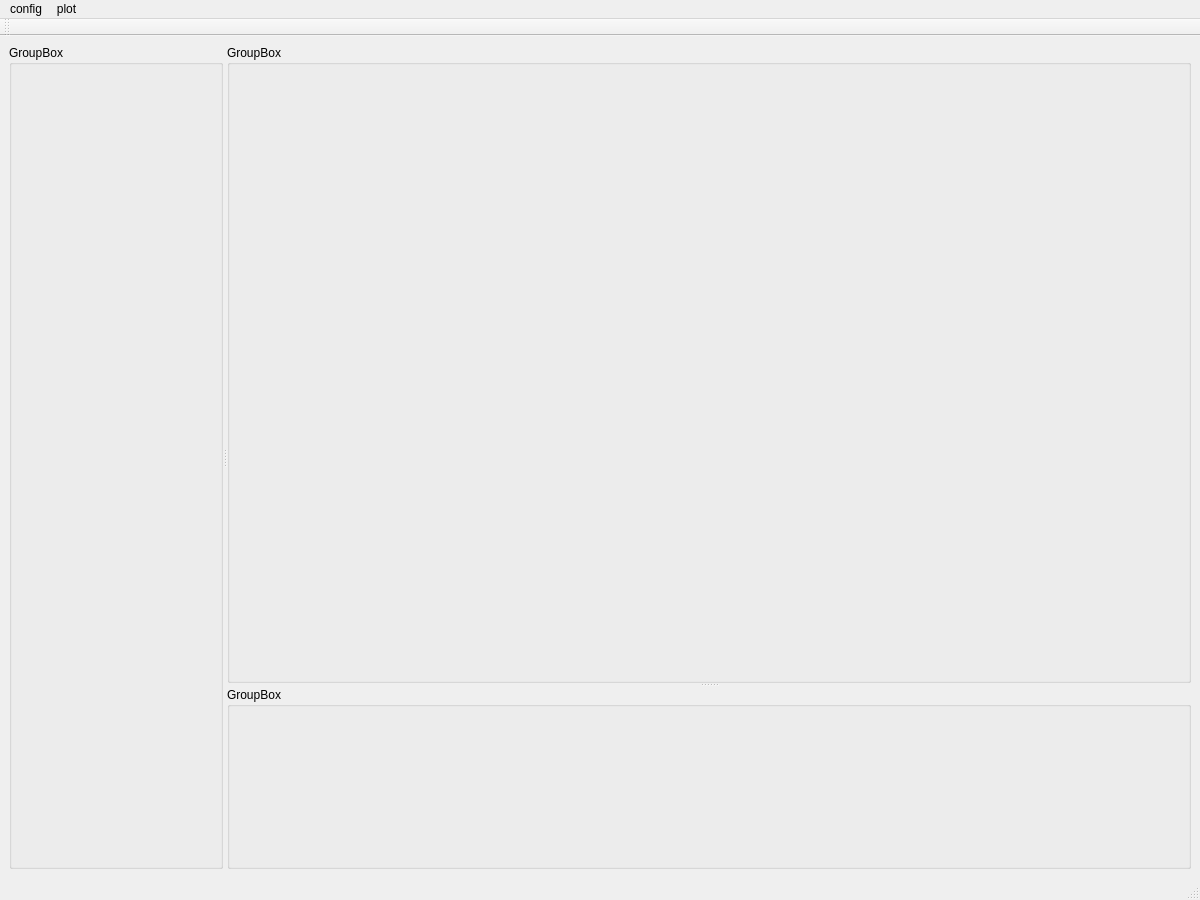
<?xml version="1.0" encoding="UTF-8"?>
<ui version="4.0">
 <class>MainWindow</class>
 <widget class="QMainWindow" name="MainWindow">
  <property name="geometry">
   <rect>
    <x>0</x>
    <y>0</y>
    <width>1200</width>
    <height>900</height>
   </rect>
  </property>
  <property name="sizePolicy">
   <sizepolicy hsizetype="Expanding" vsizetype="Expanding">
    <horstretch>0</horstretch>
    <verstretch>0</verstretch>
   </sizepolicy>
  </property>
  <property name="minimumSize">
   <size>
    <width>800</width>
    <height>600</height>
   </size>
  </property>
  <property name="windowTitle">
   <string>MainWindow</string>
  </property>
  <widget class="QWidget" name="centralwidget">
   <layout class="QGridLayout" name="gridLayout">
    <item row="0" column="0">
     <widget class="QSplitter" name="splitter">
      <property name="orientation">
       <enum>Qt::Horizontal</enum>
      </property>
      <widget class="QWidget" name="widget" native="true">
       <property name="sizePolicy">
        <sizepolicy hsizetype="Preferred" vsizetype="Preferred">
         <horstretch>2</horstretch>
         <verstretch>0</verstretch>
        </sizepolicy>
       </property>
       <layout class="QGridLayout" name="gridLayout_2">
        <item row="0" column="0">
         <widget class="QGroupBox" name="groupBox">
          <property name="title">
           <string>GroupBox</string>
          </property>
         </widget>
        </item>
       </layout>
      </widget>
      <widget class="QWidget" name="widget_2" native="true">
       <property name="sizePolicy">
        <sizepolicy hsizetype="Preferred" vsizetype="Preferred">
         <horstretch>9</horstretch>
         <verstretch>0</verstretch>
        </sizepolicy>
       </property>
       <layout class="QGridLayout" name="gridLayout_3">
        <item row="0" column="0">
         <widget class="QSplitter" name="splitter_2">
          <property name="orientation">
           <enum>Qt::Vertical</enum>
          </property>
          <widget class="QGroupBox" name="groupBox_3">
           <property name="sizePolicy">
            <sizepolicy hsizetype="Preferred" vsizetype="Preferred">
             <horstretch>0</horstretch>
             <verstretch>7</verstretch>
            </sizepolicy>
           </property>
           <property name="title">
            <string>GroupBox</string>
           </property>
          </widget>
          <widget class="QGroupBox" name="groupBox_4">
           <property name="sizePolicy">
            <sizepolicy hsizetype="Preferred" vsizetype="Preferred">
             <horstretch>0</horstretch>
             <verstretch>2</verstretch>
            </sizepolicy>
           </property>
           <property name="title">
            <string>GroupBox</string>
           </property>
          </widget>
         </widget>
        </item>
       </layout>
      </widget>
     </widget>
    </item>
   </layout>
  </widget>
  <widget class="QMenuBar" name="menubar">
   <property name="geometry">
    <rect>
     <x>0</x>
     <y>0</y>
     <width>1200</width>
     <height>21</height>
    </rect>
   </property>
   <widget class="QMenu" name="menu">
    <property name="title">
     <string>config</string>
    </property>
    <addaction name="actionmodbus"/>
   </widget>
   <widget class="QMenu" name="menuplot">
    <property name="title">
     <string>plot</string>
    </property>
    <addaction name="actionplot_Items"/>
   </widget>
   <addaction name="menu"/>
   <addaction name="menuplot"/>
  </widget>
  <widget class="QStatusBar" name="statusbar"/>
  <widget class="QToolBar" name="toolBar">
   <property name="windowTitle">
    <string>toolBar</string>
   </property>
   <attribute name="toolBarArea">
    <enum>TopToolBarArea</enum>
   </attribute>
   <attribute name="toolBarBreak">
    <bool>false</bool>
   </attribute>
  </widget>
  <action name="actionmodbus">
   <property name="text">
    <string>modbus</string>
   </property>
  </action>
  <action name="actionplot_Items">
   <property name="text">
    <string>plot Items</string>
   </property>
  </action>
 </widget>
 <resources/>
 <connections/>
</ui>
